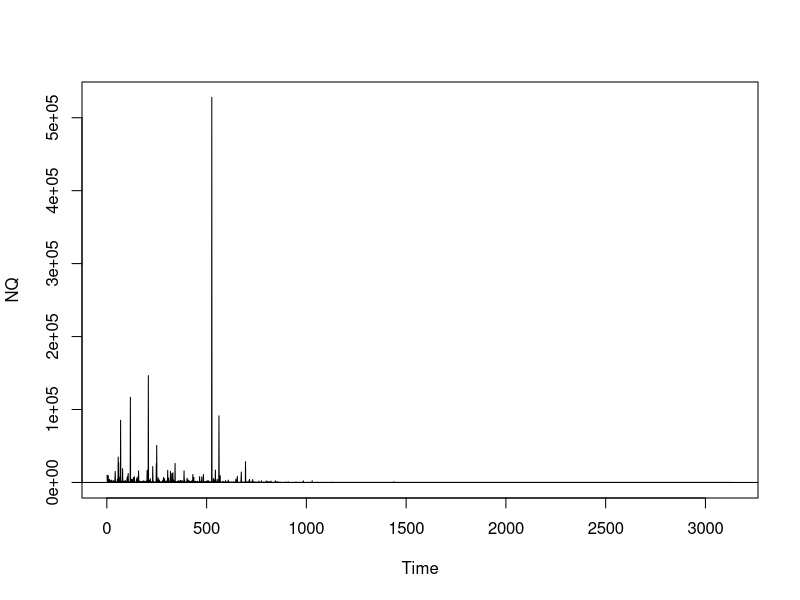
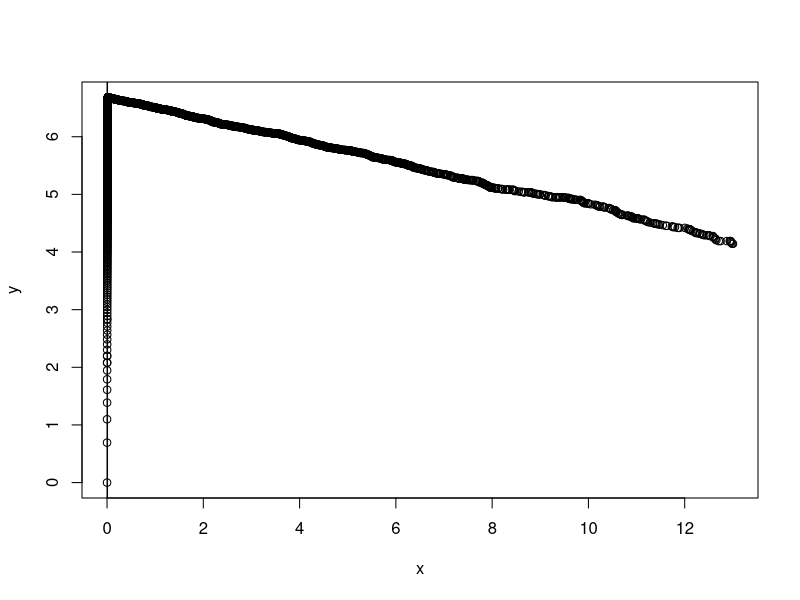
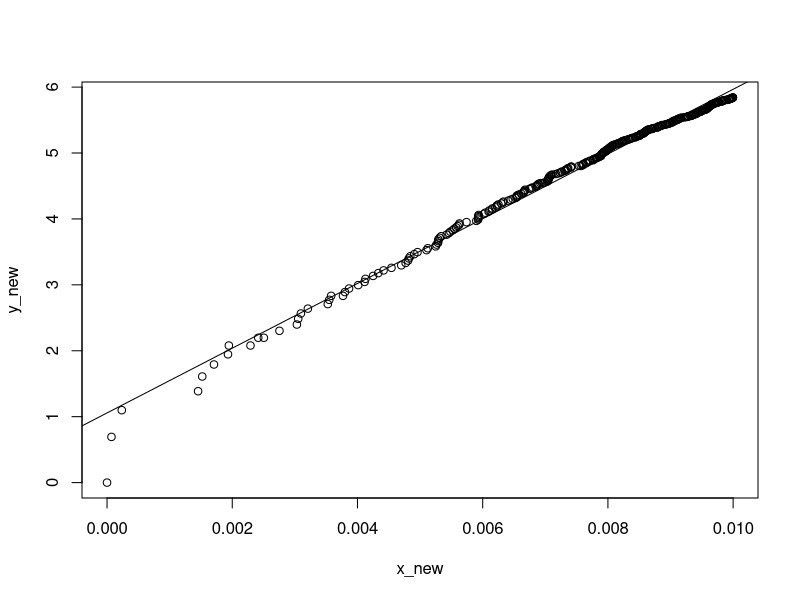

Recreate these plots in R, in order.
x_ <- read.csv("x.csv")
y_ <- read.csv("y.csv")
x<-x_$X0
y<-log(y_$X0)
#plot(x,y)
NQ <- diff(y)/diff(x)
plot.ts(NQ)
log.NQ <- log(NQ)
#plot.ts(log.NQ)
low <- lowess(log.NQ) #statsmodels.nonparametric.smoothers_lowess
#plot(low)
cutoff <- 0.9
q <- quantile(low$y, cutoff,na.rm=TRUE)#scipy.stats.mstats.mquatiles
#plot.ts(log.NQ)
abline(h=q)
x.lower <- x[min(which(low$y > q))]
x.upper <- x[max(which(low$y > q))]
plot(x,y)
abline(v=c(x.lower, x.upper))
i=which(x.upper == x)
j=which(x.lower == x)
y_new=y[j:i]
x_new=x[j:i]
plot(x_new,y_new)
fit <- lm(y_new ~ x_new )   # y 'as a linear function of' x
abline(fit) 
print(fit)